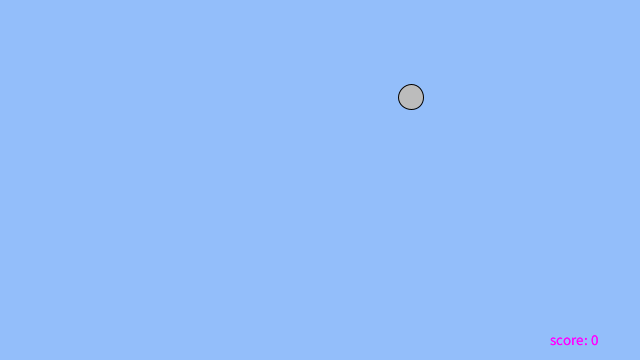
Frame 1 (no input)
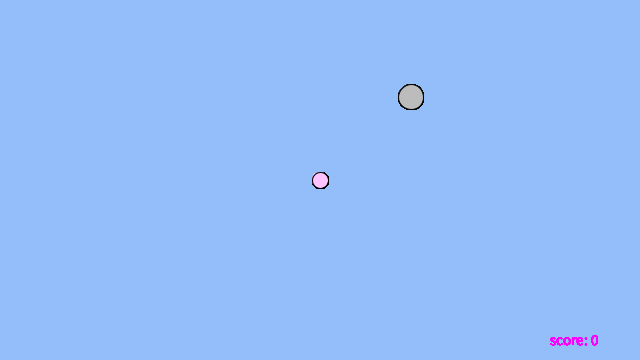
Frame 60 (the mouse pressed at the canvas centre just before this capture)
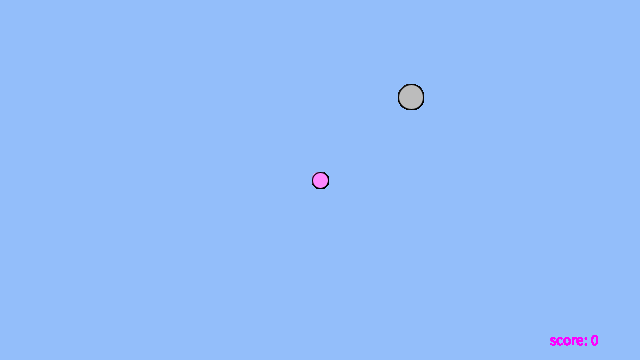
Frame 120 (the mouse held since frame 60 and released just before this capture)

The Processing sketch that drew these frames (run headless with seeded random() and noise(); from frame 60 on, the mouse is pressed at the canvas centre):

// Processing sketch: processing_140778
// ── processing_140778.pde

//add bricks
int xspacing = 10;
int yspacing = 10;
int x=320;
int y= 180;
int i=255;
boolean backward=false;
boolean gameover=false;
String prev = "";
//int brix = int(random(8,632));//x value of brick
//int briy = int(random(8,352));
//int wbri = int(random(10,50));//width of brick
//int lbri = int(random(5,50));

int foodx = int(random(8,632));
int foody = int(random(8,352));
boolean catchFood = false;
//boolean brixCollision = false;
int score=0;
void setup() 
{
  size(640, 360);
  //background(147,190,250);
}
void draw()
{  
   if (gameover==false || catchFood== false)
   {
     fill(255,i,255);
     ellipse(x,y,16,16);
     whereToTurn();
     colorOfSnake();
     addFood();
     
     isGameOver(); 
     didSnakeCatchFood();
     
   }
   isGameOver(); 
   didSnakeCatchFood();
   
}

void isGameOver()
{
    if (x<=8 || y<=8 || x>=632 || y>=352  && catchFood==false)
    {
      textSize(50);
      fill(255,0,255);
      text("GAME OVER!", 200, 170); 
      gameover=true;
      print("   Collided with wall!   ");
    }
    if ( gameover==true && catchFood==false)
    {
      textSize(50);
      fill(255,0,255);
      text("GAME OVER!", 200, 170);
      noLoop();
    }
    
}
void whereToTurn()
{
   
   if (keyCode == UP )
   {
     background(147,190,250);
     ellipse(x,y-yspacing,16,16);
     ellipse(x, y, 16, 16);
     ellipse(x, y+yspacing, 16, 16);
     ellipse(x, y+(2*yspacing), 16, 16);
     y= y-10;
     if ( prev=="DOWN")
     {
       gameover=true;
       print("Collided with Self!");
     }
     prev= "UP";
     
     //keyPressed = false;
   } 
 
   if (keyCode == DOWN )
   {
     background(147,190,250);
     ellipse(x,y+yspacing,16,16);
     ellipse(x, y, 16, 16);
     ellipse(x, y-yspacing, 16, 16);
     ellipse(x, y-(2*yspacing), 16, 16);
     y= y+10;
     if ( prev=="UP")
     {
       gameover=true;
       print("Collided with Self!");
     }
     prev= "DOWN";
     //keyPressed = false;
   } 
   if (keyCode == LEFT )
   {
     background(147,190,250);
     ellipse(x-xspacing,y,16,16);
     ellipse(x, y, 16, 16);
     ellipse(x+xspacing, y, 16, 16);
     ellipse(x+(2*xspacing), y, 16, 16);
     x= x-10;
     if ( prev=="RIGHT")
     {
       gameover=true;
       print("Collided with Self!");
     }
     prev= "LEFT";
     //keyPressed = false;
   } 
   if (keyCode == RIGHT)
   {
     background(147,190,250);
     ellipse(x+xspacing,y,16,16);
     ellipse(x, y, 16, 16);
     ellipse(x-xspacing, y, 16, 16);
     ellipse(x-(2*xspacing), y, 16, 16);
     x= x+10;
      if ( prev=="LEFT")
     {
       gameover=true;
       print("Collided with Self!");
     }
     prev= "RIGHT";
     //keyPressed = false;
   } 
}


void colorOfSnake()
{
  //////This changes color of snake
 if (i==50)
 {
   i++;
   backward=true;
   background(147,190,250);
 }
 if (backward==true)
 {
   i++;
 }
 if (i==255)
 {
   i--;
   backward= false;
   background(147,190,250);
 }
 if (backward==false)
 {
   i--;
 }
}
void addFood()
{
  
  fill(188, 188, 188);
  ellipse(foodx, foody, 25, 25);
  
}
/*void addBrix()
{
  fill(138, 36, 36);
  rect(brix, briy, wbri, lbri);
}*/
void didSnakeCatchFood()
{
  if (x<=foodx+23 && x>=foodx-23 && y<=foody+23 && y>=foody-23 && gameover==false)
  {
    catchFood=true;
    score++;
  }
  if (catchFood==true && score!=5)
  {
      foodx = int(random(8,632));
      foody = int(random(8,352));
      addFood();
      catchFood=false;
  }
  if ( score==5)
  {
      textSize(50);
      fill(255,0,255);
      text("YOU WON!", 200, 170);
      noLoop(); 
  }
  fill(255,0,255);
  textSize(15);
  text("score: " + score, 550, 345);
}

 /*void didCollideBrix()
 {
  if (x<=brix && x>=brix+wbri && y<=briy && y>=briy+lbri && gameover==false)
  {
    brixCollision=true;
    gameover= true;
  }
  
 }*/
//void 
//http://processing.org/reference/keyPressed_.html
